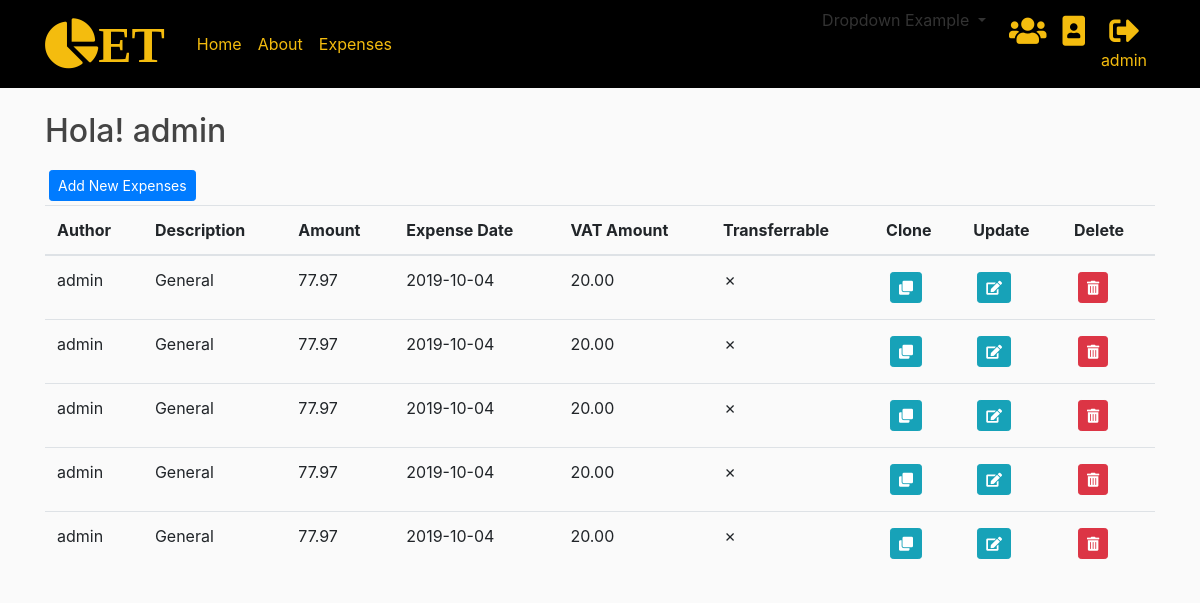
Page /expense (signed in) on the committed database.
### approot/models.py (models this page shows, shortened)
class User(db.Model, UserMixin):
    __tablename__ = 'user'
    id = db.Column(db.Integer, primary_key=True)
    username = db.Column(db.String(20), unique=True, nullable=False)
    email = db.Column(db.String(120), unique=True, nullable=False)
    image_file = db.Column(db.String(20), nullable=False, default='default.jpg')
    role = db.Column(db.String(15), nullable=False)
    dark_mode = db.Column(db.Boolean(15), nullable=False, default=False)
    theme = db.Column(db.String(15), nullable=False, default='Default')
    password = db.Column(db.String(60), nullable=False)
    posts = db.relationship('Post', backref='author', cascade='all,delete,delete-orphan', lazy=True)
    expenses = db.relationship('Expense', backref='author', cascade='all,delete,delete-orphan', lazy=True)

class Expense(db.Model):
    __tablename__ = 'expense'
    id = db.Column(db.Integer, primary_key=True)
    description = db.Column(db.String(100), nullable=False)
    expense_date = db.Column(db.DateTime, nullable=False, default=datetime.utcnow)
    amount = db.Column(db.Float, nullable=False, default=0)
    vat_amount = db.Column(db.Float, nullable=False, default=0)
    user_id = db.Column(db.Integer, db.ForeignKey('user.id'), nullable=False)
    Transferrable = db.Column(db.Boolean, nullable=False, default=0)

### approot/expenses/routes.py (the view)
@expenses.route("/expense", defaults={'continue_flag': 'No'}, methods=['GET', 'POST'])
@expenses.route("/expense/<string:continue_flag>", methods=['GET', 'POST'])
@login_required
def expense(continue_flag):
    form = ExpenseForm()
    displayfields = ['author', 'description', 'amount', 'expense_date', 'vat_amount', 'Transferrable_val']
    editfields = [
    {'name':'description'},
    {'name':'amount'},
    {'name':'expense_date'},
    {'name':'vat_amount'},
    {'name':'Transferrable', 'switch':False}
    ]
    buttonName = 'Add New Expenses'
    columns = [
    {'name':'Author','sortable':"true"},
    {'name':'Description','sortable':"true"},
    {'name':'Amount','sortable':"true"},
    {'name':'Expense Date','sortable':"true"},
    {'name':'VAT Amount','sortable':"false"},
    {'name':'Transferrable','sortable':"false"}]
    rows = []
    expenses = Expense.query.order_by(Expense.expense_date.desc()).all()
    for expense in expenses:
        expensedict = {'id':expense.id, 'author':expense.author.username,
                      'description':expense.description, 'amount':"{:.2f}".format(expense.amount),
                      'expense_date':expense.expense_date.strftime('%Y-%m-%d'),
                      'vat_amount':"{:.2f}".format(expense.vat_amount), 'Transferrable_val':get_symbol(expense.Transferrable),
                      'Transferrable':expense.Transferrable
                      }
        rows.append(expensedict)
    return render_template('tabular_view.html', form=form, columns=columns, rows=rows, \
    fields=displayfields, editfields=editfields, update_route='expenses.update_expense', \
    self_route='expenses.expense', create_route='expenses.new_expense', buttonName=buttonName,\
    delete_route='expenses.delete_expense', continue_flag=continue_flag)

### approot/main/utils.py (called while the page is built)
def get_symbol(value):
    if value == True:
        symbol_value = u'\u2714'
    else:
        symbol_value = u'\u2717'
    return symbol_value

### approot/models.py (called while the page is built)
@login_manager.user_loader
def load_user(user_id):
    return User.query.get(int(user_id))

### approot/templates/tabular_view.html (shortened to what this page needs)
{% extends "layout.html" %}
{% from "util/macros_modified.html" import form_field_custom with context %}
{% block content %}
<div class="mt-3">
<h2>Hola! {{ current_user.username }}</h2>
</div>
<div>
  {% if create_route %}
  <div class="row mt-3">
    <div class="col-sm-8">
      <button type="button" class="btn btn-primary btn-sm m-1" data-toggle="modal" data-target="#AddNewModal">
        {% if buttonName %}
          {{ buttonName }}
        {% else %}
          Add
        {% endif %}
      </button>
    </div>
  </div>
  {% endif %}
  <table class="table table-hover"
  id="tbl"
  style="width: 100%"
  data-toggle="table"
  data-search="true"
  data-show-toggle="true"
  data-show-columns="true"
  data-show-export="true"
  data-pagination="true"
  data-show-extended-pagination="true"
  data-page-list="[3, 5, 10, 25, 50, 100, all]"
  data-page-size="5"
  data-show-export="true">
   <thead>
    {%- for column in columns %}
       <th data-sortable = "{{ column.sortable }}">{{ column.name }}</th>
    {%- endfor %}
    {% if create_route %}
      <th>Clone</th>
    {% endif %}
    <th>Update</th>
    <th>Delete</th>
   </thead>
   <tbody>
    {% for row in rows %}
    <tr>
      {% for field in fields %}
        <td>{{ row[field] }}</td>
      {% endfor %}
      {% if create_route %}
        <td><button type="button" class="btn btn-info btn-sm m-1" data-toggle="modal" data-target="#updateModal{{ row.id }}"><i class="fas fa-clone"></i></button></td>
      {% endif %}
      {% if current_user.username == row.author or current_user.role == "Admin"%}
        <td><button type="button" class="btn btn-info btn-sm m-1" data-toggle="modal" data-target="#updateModal{{ row.id }}"><i class="fas fa-edit"></i></button></td>
        <td><button type="button" class="btn btn-danger btn-sm m-1" data-toggle="modal" data-target="#deleteModal{{ row.id }}"><i class="fas fa-trash-alt"></i></button></td>
      {% endif %}
     </tr>
     {% endfor %}
   </tbody>
   </table>
</div>
{% endblock content %}

### approot/templates/layout.html (shortened to what this page needs)
<!DOCTYPE html>
<html>
  <head>
      {% if current_user.is_authenticated %}
        {% if current_user.theme.upper() == "DEFAULT" %}
        <link rel="stylesheet" href="https://stackpath.bootstrapcdn.com/bootstrap/4.2.1/css/bootstrap.min.css">
        {% endif %}
      {% else %}
        <link rel="stylesheet" href="https://stackpath.bootstrapcdn.com/bootstrap/4.2.1/css/bootstrap.min.css">
      {% endif %}
      <link rel="stylesheet" href="https://use.fontawesome.com/releases/v5.6.3/css/all.css">
      <link rel="stylesheet" href="https://unpkg.com/bootstrap-table@1.15.4/dist/bootstrap-table.min.css">
      {% if current_user.is_authenticated and current_user.dark_mode == True%}
        <link rel="stylesheet" type="text/css" href="{{ url_for('static', filename='main.css') }}">
      {% else %}
        <link rel="stylesheet" type="text/css" href="{{ url_for('static', filename='light_theme_main.css') }}">
      {% endif %}
  </head>
  <body>
      <header class="site-header">
        <nav class="navbar navbar-expand-md navbar-dark bg-steel fixed-top">
          <div class="container">
            <a class="navbar-brand mr-4" href="/"><i class="fas fa-chart-pie" style="font-size:50px">ET</i></a>
            <div class="collapse navbar-collapse" id="navbarToggle">
              <div class="navbar-nav mr-auto">
                {% if current_user.is_authenticated %}
                  <a class="nav-item nav-link" href="{{ url_for('main.home') }}">Home</a>
                {% endif %}
                <a class="nav-item nav-link" href="{{ url_for('main.about') }}">About</a>
                {% if current_user.is_authenticated and current_user.role != 'Pending' %}
                  <a class="nav-item nav-link" href="{{ url_for('expenses.expense') }}">Expenses</a>
                {% endif %}
              </div>
              <div class="navbar-nav">
                <div class="container">
                <div class="dropdown">
                 <a class="dropdown-toggle" data-toggle="dropdown">Dropdown Example
                 </a>
               </div>
             </div>
                {% if current_user.is_authenticated %}
                {% if current_user.role == "Admin" %}
                  <a class="nav-item nav-link" href="{{ url_for('users.registeredusers') }}" title="Registered Users"><i class="fas fa-users"style="font-size:30px"></i></a>
                {% endif %}
                  <a class="nav-item nav-link" href="{{ url_for('users.account') }}" title="Account"><i class="fas fa-portrait" style="font-size:30px"></i></a>
                  <a class="nav-item nav-link" href="{{ url_for('users.logout') }}" title="Logout">
                    <div align="center">
                      <div position="relative"><i class="fas fa-sign-out-alt" style="font-size:30px"></i></div>
                      <div position="relative">{{ current_user.username }} </div>
                    </div>
                  </a>
                {% else %}
                  <a class="nav-item nav-link" href="{{ url_for('users.login') }}">Login</a>
                  <a class="nav-item nav-link" href="{{ url_for('users.register') }}">Register</a>
                {% endif %}
              </div>
            </div>
          </div>
        </nav>
      </header>
      <main role="main" class="container">
        <div class="row">
          <div class="col-md-12 mt-3">
            {% block content %}
            {% endblock %}
          </div>
        </div>
      </main>
  </body>
</html>

### approot/static/light_theme_main.css (style rules this page uses)
body { background: #fafafa; color: #333333; margin-top: 5rem; }
h1, h2, h3, h4, h5, h6 { color: #444444; }
.bg-steel { background-color: #000000; }
.navbar-dark .navbar-brand { color: #f4bc0e; }
.site-header .navbar-nav .nav-link { color: #f4bc0e; }

### rows in the picture
User: username "admin", username "admin" "admin" "admin" "admin" "admin"
Expense: description "General"
Expense: description "General"
Expense: description "General"
Expense: description "General"
Expense: description "General"

### other values in the picture
{{ buttonName }} "Add New Expenses"
{{ column.name }} "Author" "Description" "Amount" "Expense Date" "VAT Amount" "Transferrable"
{{ row[field] }} "77.97" "2019-10-04" "20.00" "✗" "77.97" "2019-10-04" "20.00" "✗" "77.97" "2019-10-04" "20.00" "✗" "77.97" "2019-10-04" "20.00" "✗" "77.97" "2019-10-04" "20.00" "✗"
